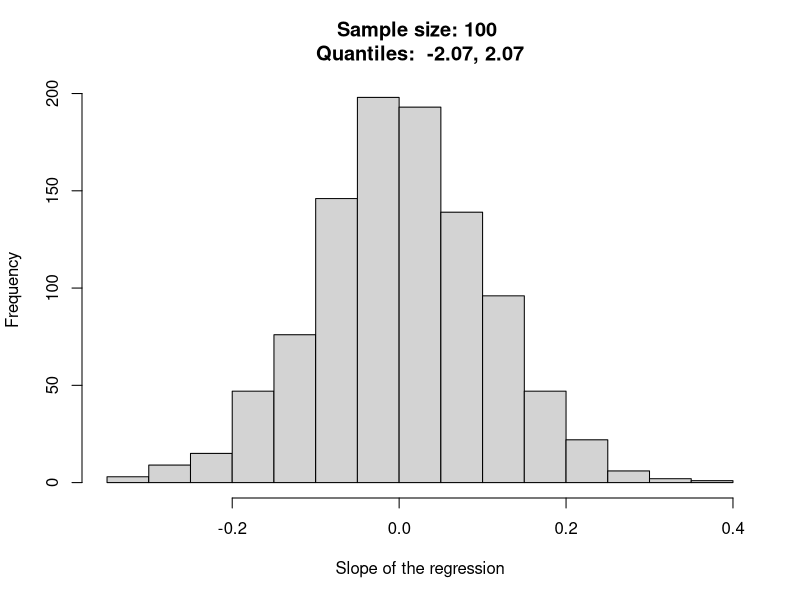
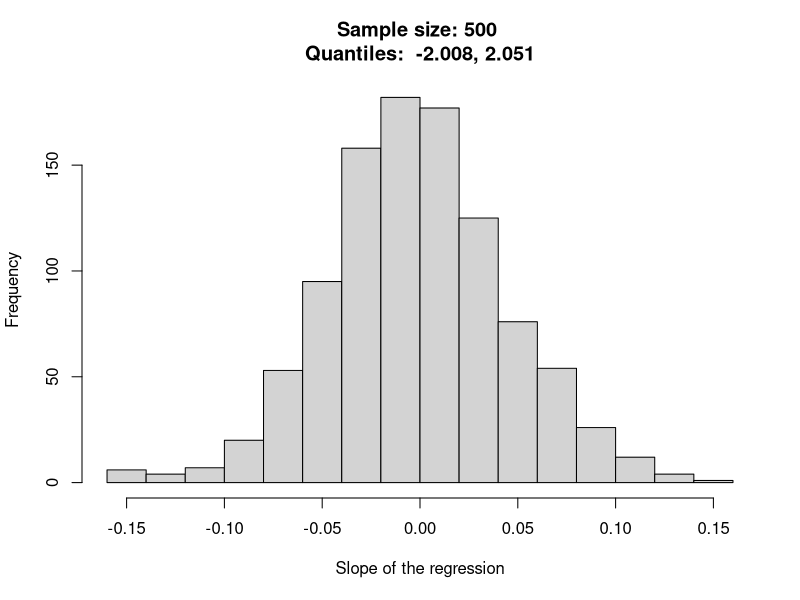
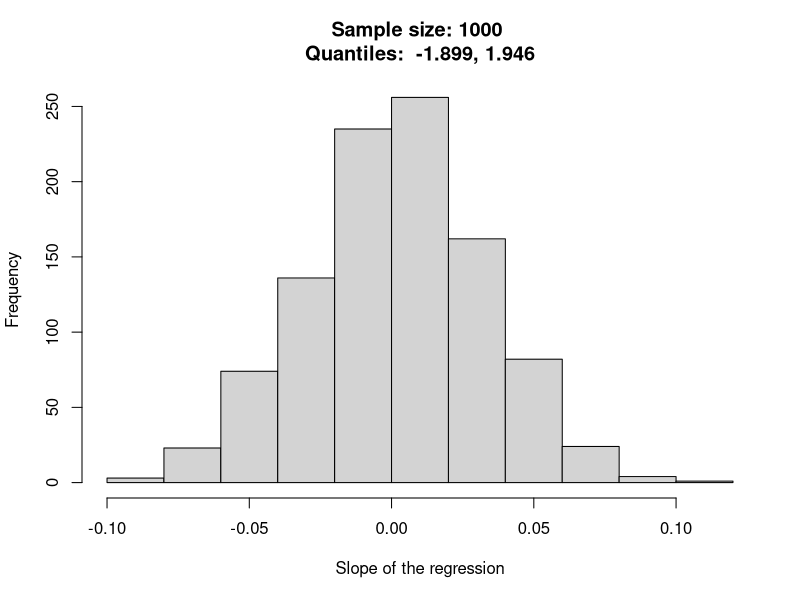
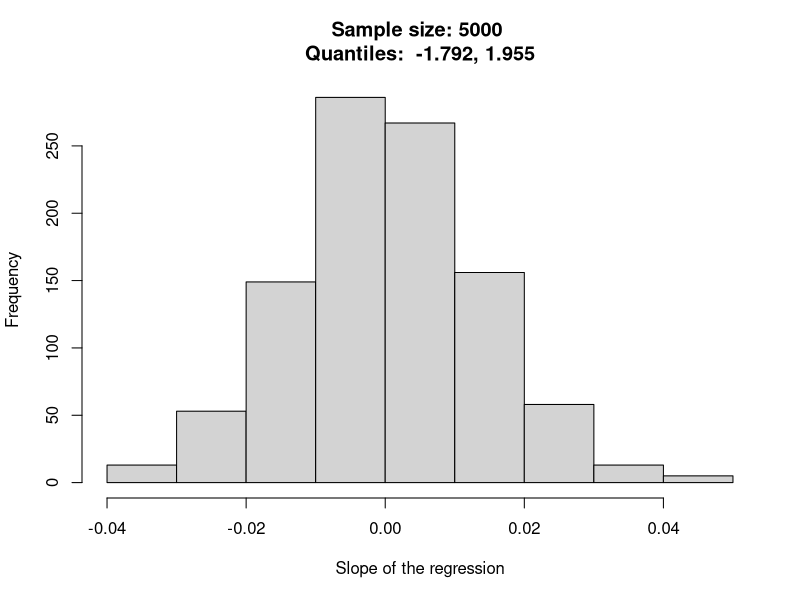

Here is the R script that generated these plots, in order:

# Initialize --------------------------------------------------------------


library(dplyr)


# Simulation functions ----------------------------------------------------



f <- function(n) {
    u <- rnorm(n)
    v <- rnorm(n)
    
    x <- cumsum(u)
    y <- cumsum(v)
    coef(lsfit(x,y))
}

f1 <- function(n) {
    u <- rnorm(n)
    v <- rnorm(n)
    
    coef(lsfit(u,v))
}


# Simulation example for white case --------------------------------------

res1_100 <- rep(100,1000) %>% sapply(f1)
res1_500 <- rep(500,1000) %>% sapply(f1)
res1_1000 <- rep(1000,1000) %>% sapply(f1)
res1_5000 <- rep(5000,1000) %>% sapply(f1)


mapply(function(r,n)
    hist(r[2,],
        main = paste("Sample size:",n, "\nQuantiles: ",paste(round(quantile(sqrt(n)*r[2,],prob=c(0.025,0.975)),3), collapse = ", ")), 
        xlab = "Slope of the regression"), 
    list(res1_100,res1_500,res1_1000,res1_5000),
    c(100,500,1000,5000),
    SIMPLIFY = FALSE)